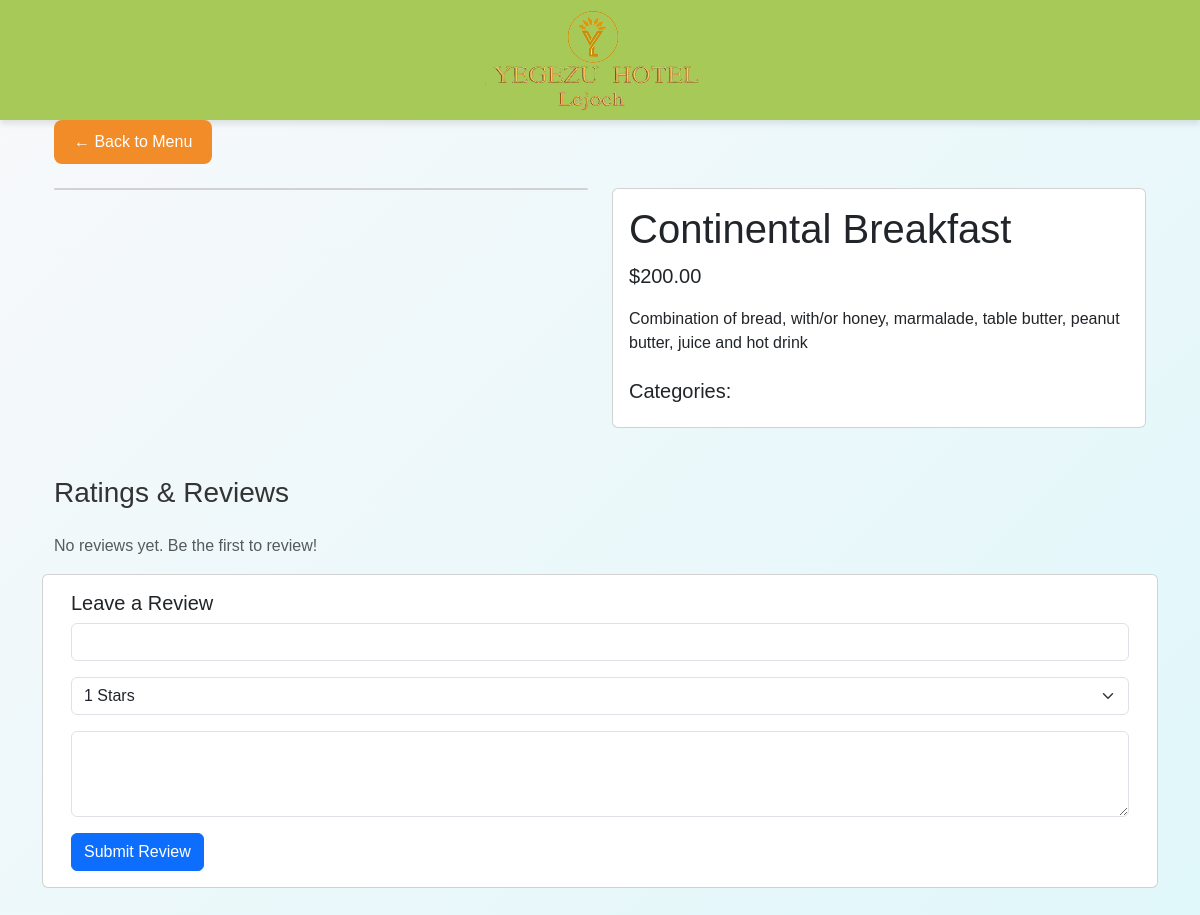
/item/1/, run on an earlier commit of the app's database.
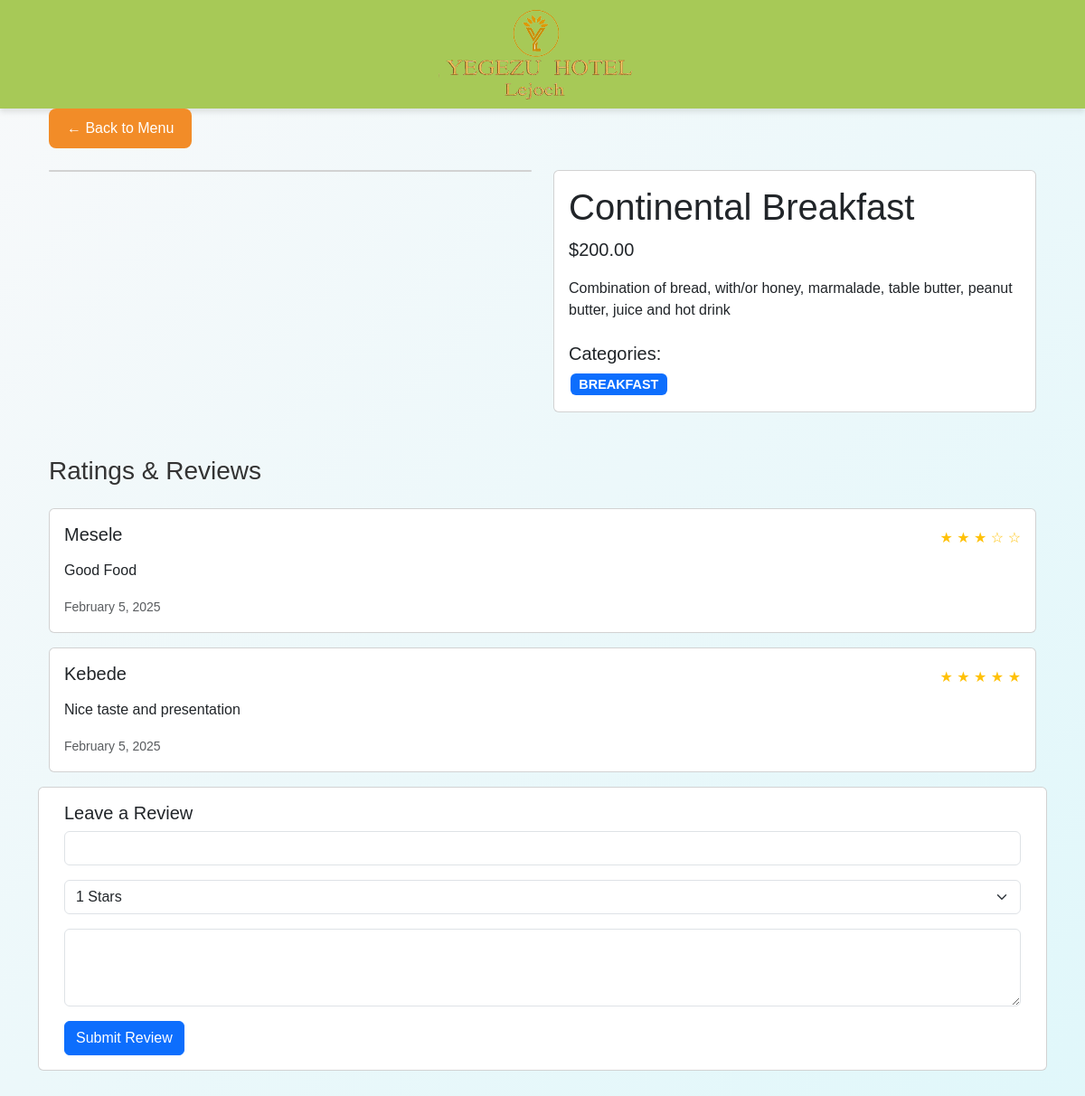
And on a later commit of the database.
### menu/models.py (models this page shows, shortened)
class MenuItem(models.Model):
    name = models.CharField(max_length=100)
    description = models.TextField()
    price = models.DecimalField(max_digits=10, decimal_places=2)
    categories = models.ManyToManyField(Category)
    tags = models.ManyToManyField(Tag, blank=True)
    image = models.ImageField(upload_to='menu_images/', blank=True)
    is_active = models.BooleanField(default=True)
    created_at = models.DateTimeField(auto_now_add=True)
    tags = models.ManyToManyField(Tag, blank=True)

class Category(models.Model):
    name = models.CharField(max_length=100)
    main_category = models.ForeignKey(MainCategory, on_delete=models.CASCADE)
    description = models.TextField(blank=True)

class Rating(models.Model):
    menu_item = models.ForeignKey(MenuItem, on_delete=models.CASCADE)
    stars = models.IntegerField(choices=[(i, i) for i in range(1, 6)])
    comment = models.TextField(blank=True)
    guest_name = models.CharField(max_length=100)
    created_at = models.DateTimeField(auto_now_add=True)

### menu/views.py (the view)
# urls.py: path('item/<int:item_id>/', views.menu_item_detail, name='menu_item_detail'),
def menu_item_detail(request, item_id):
    item = get_object_or_404(MenuItem, id=item_id)
    ratings = Rating.objects.filter(menu_item=item)
    if request.method == 'POST':
        form = RatingForm(request.POST)
        if form.is_valid():
            Rating.objects.create(
                menu_item=item,
                stars=form.cleaned_data['stars'],
                comment=form.cleaned_data['comment'],
                guest_name=form.cleaned_data['guest_name']
            )
    else:
        form = RatingForm()
    context = {
        'item': item,
        'ratings': ratings,
        'form': form
    }
    return render(request, 'menu/detail.html', context)

### menu/forms.py
class RatingForm(forms.Form):
    guest_name = forms.CharField(
        label="Your Name",
        widget=forms.TextInput(attrs={'class': 'form-control'})
    )
    stars = forms.ChoiceField(
        label="Rating",
        choices=[(i, f"{i} Stars") for i in range(1, 6)],
        widget=forms.Select(attrs={'class': 'form-select'})
    )
    comment = forms.CharField(
        label="Comment",
        widget=forms.Textarea(attrs={'class': 'form-control', 'rows': 3}),
        required=False
    )

### menu/templates/menu/detail.html (shortened to what this page needs)
{% extends 'menu/base.html' %}
{% block content %}
<div class="container">
    <div class="mb-4">
        <a href="{% url 'menu' %}" class="btn btn-secondary">← Back to Menu</a>
    </div>
    <div class="row g-4">
        <div class="col-md-6">
            <div class="card">
            </div>
        </div>
        <div class="col-md-6">
            <div class="card h-100">
                <div class="card-body">
                    <h1 class="card-title">{{ item.name }}</h1>
                    <p class="lead">${{ item.price }}</p>
                    <p class="card-text">{{ item.description }}</p>
                    <div class="mt-4">
                        <h5>Categories:</h5>
                        {% for category in item.categories.all %}
                        <span class="badge bg-primary">{{ category.name }}</span>
                        {% endfor %}
                    </div>
                </div>
            </div>
        </div>
    </div>
    <div class="row mt-5">
        <div class="col-md-12">
            <h3 class="mb-4">Ratings & Reviews</h3>
            {% for rating in ratings %}
            <div class="card mb-3">
                <div class="card-body">
                    <div class="d-flex justify-content-between align-items-center mb-2">
                        <h5 class="card-title">{{ rating.guest_name }}</h5>
                        <div class="text-warning">
                            {% for _ in "12345" %}
                            {% if forloop.counter <= rating.stars %}★{% else %}☆{% endif %}
                            {% endfor %}
                        </div>
                    </div>
                    <p class="card-text">{{ rating.comment }}</p>
                    <small class="text-muted">{{ rating.created_at|date:"F j, Y" }}</small>
                </div>
            </div>
            {% empty %}
            <p class="text-muted">No reviews yet. Be the first to review!</p>
            {% endfor %}
        </div>
            <div class="card mb-5">
                <div class="card-body">
                    <h5 class="card-title">Leave a Review</h5>
                    <form method="post">
                        <div class="mb-3">
                            {{ form.guest_name }}
                        </div>
                        <div class="mb-3">
                            {{ form.stars }}
                        </div>
                        <div class="mb-3">
                            {{ form.comment }}
                        </div>
                        <button type="submit" class="btn btn-primary">Submit Review</button>
                    </form>
                </div>
            </div>
    </div>
</div>
{% endblock %}

### menu/templates/menu/base.html (shortened to what this page needs)
{% load static %}
<!DOCTYPE html>
<html lang="en">
<head>
    <link href="https://cdn.jsdelivr.net/npm/bootstrap@5.3.0/dist/css/bootstrap.min.css" rel="stylesheet">
    <link rel="stylesheet" href="{% static 'menu/css/styles.css' %}">
<link rel="stylesheet" href="https://cdnjs.cloudflare.com/ajax/libs/font-awesome/6.4.0/css/all.min.css">
</head>
<body>
    <div class="title-bar">
        <img src="{% static 'menu/images/logo.png' %}" alt="Company Logo" class="logo">
    </div>
    <div class="container">
        {% block content %}
        {% endblock %}
    </div>
</body>
</html>

### menu/static/menu/css/styles.css (style rules this page uses)
body { background: linear-gradient(135deg, #f8f9fa, #e0f7fa); font-family: 'Poppins', sans-serif; color: #333; margin: 0; padding: 0; }
.title-bar { background-color: #a7c957; color: white; display: flex; align-items: center; justify-content: center; padding: 10px; box-shadow: 0 4px 6px rgba(0, 0, 0, 0.1); }
.title-bar img { height: 100px; margin-right: 10px; width: auto; }
.card.h-100 { display: flex; flex-direction: column; justify-content: space-between; }
.text-warning { color: #ffc107 !important; }
.badge { font-size: 0.9em; margin: 2px; }
.btn-secondary { background-color: #f28c28; color: white; border: none; padding: 10px 20px; border-radius: 8px; font-size: 16px; cursor: pointer; transition: background-color 0.3s; }

What changed in the data, as far as the page shows it:
now on this page (row edited): Category: name "BREAKFAST"
added Rating: guest_name "Mesele", stars 3 (drawn), comment "Good Food", created_at "February 5, 2025"
added Rating: guest_name "Kebede", stars 5 (drawn), comment "Nice taste and presentation", created_at "February 5, 2025"
Also different on the page:
text no longer shown: "No reviews yet. Be the first to review!"
